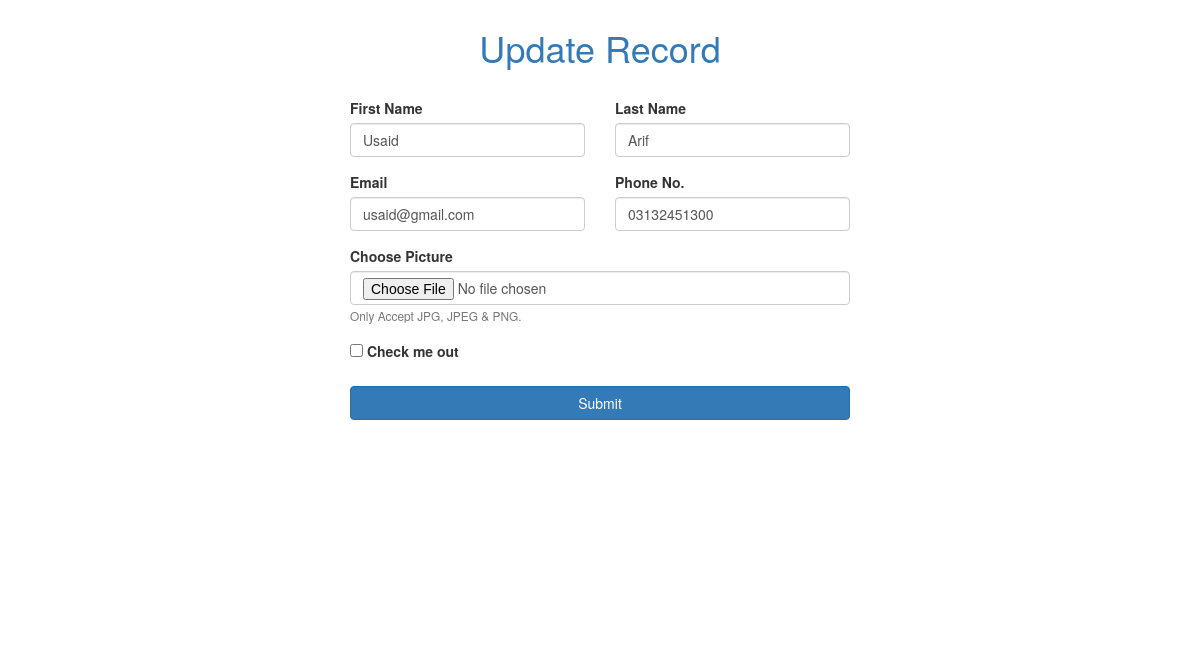
Page /update.php?id=4 on the committed database.
### tables this page shows
CREATE TABLE `info` (
  `id` int(11) NOT NULL,
  `fname` varchar(50) NOT NULL,
  `lname` varchar(50) NOT NULL,
  `email` varchar(50) NOT NULL,
  `phone` varchar(13) NOT NULL,
  `picture` varchar(50) NOT NULL
);

### update.php (the view, shortened to what this page needs)
<?php include 'connect.php'; ?>
<!DOCTYPE html>
<html lang="en">
<head>
<link rel="stylesheet" href="https://cdn.jsdelivr.net/npm/bootstrap@3.3.7/dist/css/bootstrap.min.css" >
</head>
<body>
    <?php
    $id = $_GET['id'];
    $sel = "select * from info where id='".$id."'";
    $res = mysqli_query($connect, $sel);
    while($row = mysqli_fetch_assoc($res))
    {
    ?>
   <div class="container">
    <form action="" method="post" enctype="multipart/form-data">
        <h1 class="text-primary text-center py-4">Update Record</h1><br>
        <div class="row">
            <div class="col-md-6">
            <div class="form-group">
    <label for="exampleInputPassword1">First Name</label>
    <input type="text" class="form-control" id="exampleInputPassword1" placeholder="First Name" value="<?php echo $row['fname']; ?>" name="fname">
  </div>
            </div>
            <div class="col-md-6">
            <div class="form-group">
    <label for="exampleInputPassword1">Last Name</label>
    <input type="text" class="form-control" id="exampleInputPassword1" value="<?php echo $row['lname']; ?>" placeholder="Last Name" name="lname">
  </div>
            </div>
        </div>
        <div class="row">
            <div class="col-md-6">
            <div class="form-group">
    <label for="exampleInputPassword1">Email</label>
    <input type="email" class="form-control" id="exampleInputPassword1" value="<?php echo $row['email']; ?>" placeholder="Email" name="email">
  </div>
            </div>
            <div class="col-md-6">
            <div class="form-group">
    <label for="exampleInputPassword1">Phone No.</label>
    <input type="text" class="form-control" id="exampleInputPassword1" value="<?php echo $row['phone']; ?>" placeholder="Phone" name="phone">
  </div>
            </div>
        </div>
        <div class="form-group">
    <label for="exampleInputPassword1">Choose Picture</label>
    <input type="file" class="form-control" accept=".jpg, .jpeg, .png, .jfif" name="file"  >
    <small id="emailHelp" class="form-text text-muted">Only Accept JPG, JPEG & PNG.</small>
  </div>
  <div class="form-check">
    <input type="checkbox" class="form-check-input" id="exampleCheck1">
    <label class="form-check-label" for="exampleCheck1">Check me out</label>
  </div>
  <br>
  <button type="submit" name="upd" class="btn btn-primary form-control">Submit</button>
    </form>
   </div>
    <?php } ?>
</body>
</html>

### update.php (style rules this page uses)
body { display: flex; justify-content: center; align-items: center; }
form { width: 500px; height: 600px; background-color: #fff; border-radius: 12px; margin-left: auto; margin-right: auto; margin-top: 28px; }

### rows in the picture
info: fname "Usaid", lname "Arif", email "usaid@gmail.com", phone "03132451300"
